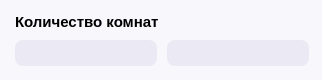
             <widget class="QWidget" name="sign_5" native="true">
              <property name="minimumSize">
               <size>
                <width>310</width>
                <height>0</height>
               </size>
              </property>
              <property name="maximumSize">
               <size>
                <width>322</width>
                <height>80</height>
               </size>
              </property>
              <property name="styleSheet">
               <string notr="true">background-color: rgb(248, 247, 252);
border: none;
border-radius: 21px;
</string>
              </property>
              <widget class="QWidget" name="layoutWidget_49">
               <property name="geometry">
                <rect>
                 <x>0</x>
                 <y>0</y>
                 <width>326</width>
                 <height>81</height>
                </rect>
               </property>
               <layout class="QVBoxLayout" name="verticalLayout_48">
                <property name="spacing">
                 <number>5</number>
                </property>
                <property name="leftMargin">
                 <number>15</number>
                </property>
                <property name="topMargin">
                 <number>9</number>
                </property>
                <property name="rightMargin">
                 <number>15</number>
                </property>
                <property name="bottomMargin">
                 <number>15</number>
                </property>
                <item>
                 <widget class="QLabel" name="label_104">
                  <property name="font">
                   <font>
                    <pointsize>11</pointsize>
                    <weight>75</weight>
                    <bold>true</bold>
                   </font>
                  </property>
                  <property name="text">
                   <string>Количество комнат</string>
                  </property>
                 </widget>
                </item>
                <item>
                 <layout class="QHBoxLayout" name="horizontalLayout_40">
                  <property name="spacing">
                   <number>10</number>
                  </property>
                  <item>
                   <widget class="QLabel" name="label_105">
                    <property name="minimumSize">
                     <size>
                      <width>142</width>
                      <height>26</height>
                     </size>
                    </property>
                    <property name="maximumSize">
                     <size>
                      <width>142</width>
                      <height>26</height>
                     </size>
                    </property>
                    <property name="font">
                     <font>
                      <pointsize>10</pointsize>
                      <weight>75</weight>
                      <bold>true</bold>
                     </font>
                    </property>
                    <property name="styleSheet">
                     <string notr="true">background-color: rgb(235, 233, 244);
border: none;
border-radius: 8px;</string>
                    </property>
                    <property name="frameShadow">
                     <enum>QFrame::Plain</enum>
                    </property>
                    <property name="text">
                     <string/>
                    </property>
                    <property name="margin">
                     <number>0</number>
                    </property>
                   </widget>
                  </item>
                  <item>
                   <widget class="QLabel" name="label_106">
                    <property name="minimumSize">
                     <size>
                      <width>142</width>
                      <height>26</height>
                     </size>
                    </property>
                    <property name="maximumSize">
                     <size>
                      <width>142</width>
                      <height>26</height>
                     </size>
                    </property>
                    <property name="font">
                     <font>
                      <pointsize>10</pointsize>
                      <weight>75</weight>
                      <bold>true</bold>
                     </font>
                    </property>
                    <property name="styleSheet">
                     <string notr="true">background-color: rgb(235, 233, 244);
border: none;
border-radius: 8px;</string>
                    </property>
                    <property name="frameShadow">
                     <enum>QFrame::Plain</enum>
                    </property>
                    <property name="text">
                     <string/>
                    </property>
                    <property name="margin">
                     <number>0</number>
                    </property>
                   </widget>
                  </item>
                 </layout>
                </item>
               </layout>
              </widget>
             </widget>
